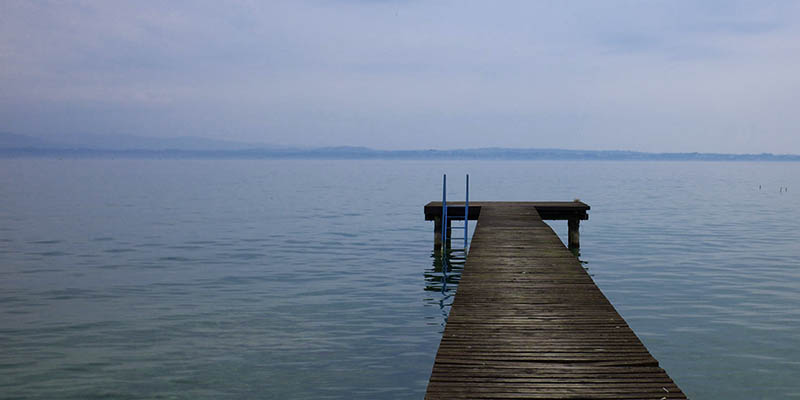
#> input picture Fppl/FPPL Assignments/FPPL_02/lena2.jpg, 800 x 400 px
$ jupyter execute 'FPPL_02 (1).ipynb'
#> lines starting #> are read from the running program, lines starting #| are printed output that depends on the picture; long printed decimals are rounded
$
\begin{array}{ll}
\mathbf{Name:} & \text{Shivraj Vaibhav Jagtap} \\
\mathbf{Roll \ No:} & \text{EN24107060} \\
\mathbf{Class:} & \text{SY - AI\&DS} \\
\mathbf{Subject:} & \text{Python for Visual AI} \\
\end{array}
$

_______________________________________________________________________________________________________________________________________________________

_______________________________________________________________________________________________________________________________________________________

## $Assignment$ $2$:
## Build a tool that analyses an image's histogram and automatically adjusts brightness and contrast for a more balanced result in Python using an image processing library. It has to accept the image as input from the user.

_______________________________________________________________________________________________________________________________________________________

_______________________________________________________________________________________________________________________________________________________

## Step 1: Importing the necessary python libraries

[cell 1]
import numpy as np
import cv2 as cv
import matplotlib.pyplot as plt
from math import log10, sqrt
import skimage
from skimage.metrics import structural_similarity as ssim
import statistics

_______________________________________________________________________________________________________________________________________________________

## Step 2: Loading and reading the image that is to be converted into grayscale

[cell 2]
img=cv.imread("lena2.jpg")
#> img is the input picture: shape (400, 800, 3); mean B, G, R 149.9, 130.5, 117.5

[cell 3]
cv.imwrite("img.jpg",img)
img1= cv.imread("img.jpg")

_______________________________________________________________________________________________________________________________________________________

## Step 3: Converting the image into grayscale using various methods like,
$
\begin{array}{l}
\text{1. Average Method (Arithmetic Mean)} \\
\text{2. Lightness Method} \\
\text{3. Luminosity (Perceptual) Method} \\
\text{4. Luma Method} \\
\end{array}
$

[cell 4]
img_f=img.astype(np.float64)
r,g,b=cv.split(img_f)
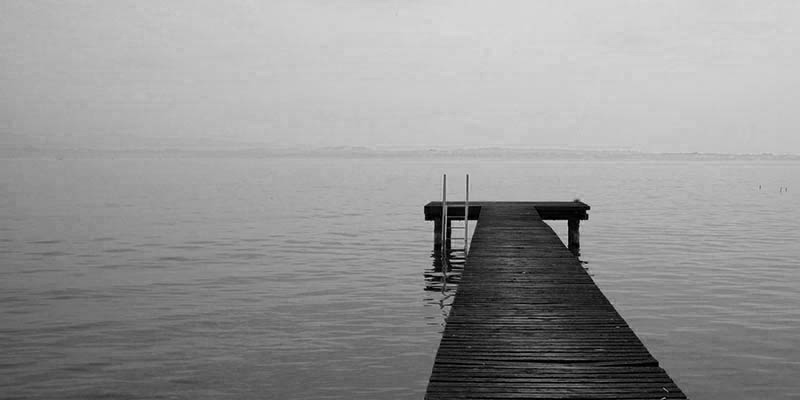
#> r: shape (400, 800) float64; min 0, max 217, mean 149.9
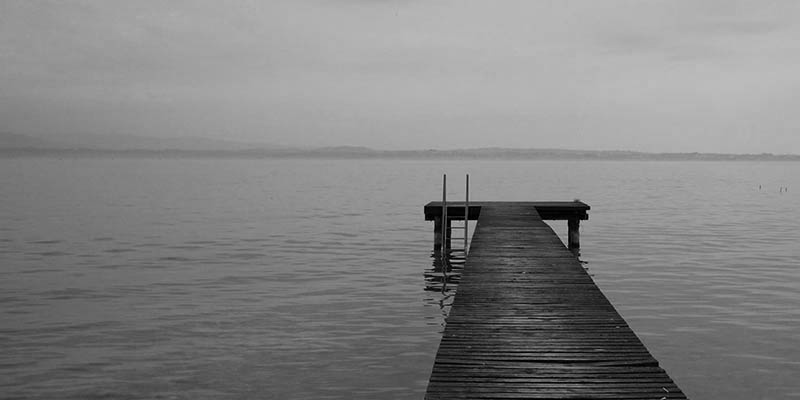
#> g: shape (400, 800) float64; min 0, max 188, mean 130.5
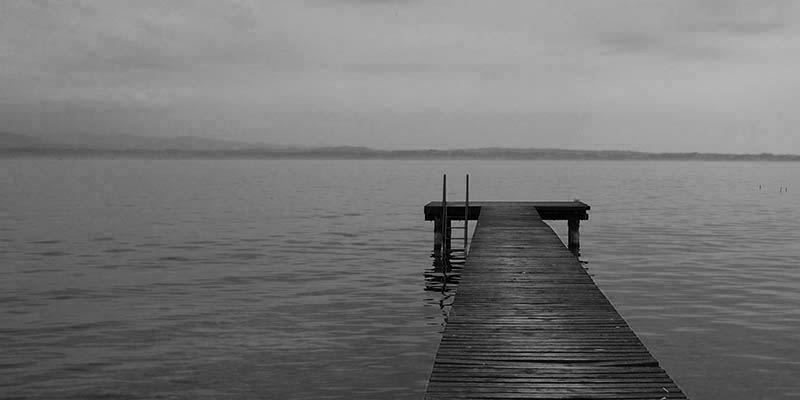
#> b: shape (400, 800) float64; min 0, max 181, mean 117.5
cv.imwrite("img_f.jpg",img_f)
avg=(r+g+b)/3
cv.imwrite("avg_img.jpg",avg)
img2= cv.imread("avg_img.jpg")
#> img2: shape (400, 800, 3); min 0, max 192, mean 132.6

[cell 5]
luminosity=(0.29912*r)+(0.587*g)+(0.114*b)
cv.imwrite("lumi_img.jpg",luminosity)
img3= cv.imread("lumi_img.jpg")
#> img3: shape (400, 800, 3); min 0, max 193, mean 134.9

[cell 6]
luma=(0.2126*r)+(0.715*g)+(0.0722*b)
cv.imwrite("luma_img.jpg",luma)
img4= cv.imread("luma_img.jpg")
#> img4: shape (400, 800, 3); min 0, max 192, mean 133.7

[cell 7]
lightness=(cv.max(r,g,b)+cv.min(r,g,b))/2
cv.imwrite("light_img.jpg",lightness)
img5= cv.imread("light_img.jpg")
#> img5: shape (400, 800, 3); min 0, max 188, mean 129.8

_______________________________________________________________________________________________________________________________________________________

## Step 4: Subplotting all the grayscale converted images

[cell 8]
fig, axs = plt.subplots(1, 5, figsize=(15,8))
axs[0].imshow(img1)
axs[0].set_title('Original Image')
axs[0].axis('off')
axs[1].imshow(img2)
axs[1].set_title('Average Method')
axs[1].axis('off')
axs[2].imshow(img3)
axs[2].set_title('Luminosity Method')
axs[2].axis('off')
axs[3].imshow(img4)
axs[3].set_title('Luma Method')
axs[3].axis('off')
axs[4].imshow(img5)
axs[4].set_title('Lightness Method')
axs[4].axis('off')
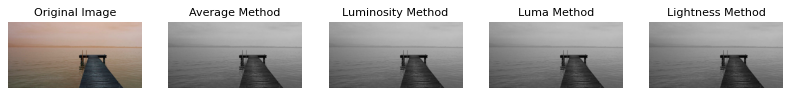
#> figure drawn by matplotlib, 5 panels; B, G, R data is drawn as R, G, B

_______________________________________________________________________________________________________________________________________________________

## Step 5 : Comparing the factors like PSNR, SSIM & Entropy

[cell 9]
def PSNR1 (I, I1):

    mse = np.mean((I - I1)**2)
#> mse = 80.32

    if mse == 0:
        return float('inf') #only possible if both the images are identical
    max_pixel = 255.0
    psnr = 20 * log10(max_pixel / sqrt(mse))
#> psnr = 29.08
    return psnr

print("PSNR of Original and Average:\t",PSNR1(img1,img2))
#| PSNR of Original and Average:	 29.082
print("PSNR of Original and Lumi:\t",PSNR1(img1,img3))
#| PSNR of Original and Lumi:	 29.058
print("PSNR of Original and Luma:\t",PSNR1(img1,img4))
#| PSNR of Original and Luma:	 28.970
print("PSNR of Original and Light:\t",PSNR1(img1,img5))
#| PSNR of Original and Light:	 29.441

[cell 10]
img_e1=skimage.measure.shannon_entropy(img_f)
#> img_e1 = 7.44
print("The Entropy of Original Image is:\t\t",img_e1)
#| The Entropy of Original Image is:		 7.436
img_e2=skimage.measure.shannon_entropy(img2)
#> img_e2 = 7.16
print("The Entropy of Grayscale (Avg) Image is:\t",img_e2)
#| The Entropy of Grayscale (Avg) Image is:	 7.162
img_e3=skimage.measure.shannon_entropy(img3)
#> img_e3 = 7.15
print("The Entropy of Grayscale (Lumi) Image is:\t",img_e3)
#| The Entropy of Grayscale (Lumi) Image is:	 7.154
img_e4=skimage.measure.shannon_entropy(img4)
#> img_e4 = 7.13
print("The Entropy of Grayscale (Luma) Image is:\t",img_e4)
#| The Entropy of Grayscale (Luma) Image is:	 7.128
img_e5=skimage.measure.shannon_entropy(img5)
#> img_e5 = 7.12
print("The Entropy of Grayscale (Light) Image is:\t",img_e5)
#| The Entropy of Grayscale (Light) Image is:	 7.120

[cell 11]
dr=255.0

score1=ssim(img_f,img2,channel_axis=2,data_range=dr)
#> score1 = 0.982
score2=ssim(img_f,img3,channel_axis=2,data_range=dr)
#> score2 = 0.981
score3=ssim(img_f,img4,channel_axis=2,data_range=dr)
#> score3 = 0.98
score4=ssim(img_f,img5,channel_axis=2,data_range=dr)
#> score4 = 0.975
print("SSIM Value of avg_img is:\t",score1)
#| SSIM Value of avg_img is:	 0.9819
print("SSIM Value of lumi_img is:\t",score2)
#| SSIM Value of lumi_img is:	 0.9805
print("SSIM Value of luma_img is:\t",score3)
#| SSIM Value of luma_img is:	 0.9801
print("SSIM Value of light_img is:\t",score4)
#| SSIM Value of light_img is:	 0.9754

_______________________________________________________________________________________________________________________________________________________

## Step 6 :
## Selecting the optimal method of grayscale conversion and fonding the minimum and maximum intensities of the pixels in the gryscale image

[cell 12]
gray=cv.imread("lumi_img.jpg")
plt.imshow(gray)
min_gray=gray.min()
#> min_gray = 0
print("Min value of Gray image is:\t",min_gray)
#| Min value of Gray image is:	 0
max_gray=gray.max()
#> max_gray = 193
print("Max value of Gray image is:\t",max_gray)
#| Max value of Gray image is:	 193

[cell 13]
o_img=cv.imread("img_f.jpg")
min_o=o_img.min()
#> min_o = 0
print("Min value of Original image is:\t",min_o)
#| Min value of Original image is:	 0
max_o=o_img.max()
#> max_o = 217
print("Max value of Original image is:\t",max_o)
#| Max value of Original image is:	 217

_______________________________________________________________________________________________________________________________________________________

## Step 7 :  Linear Scaling Parameters
The scaling factor $\alpha$ (gain) and the offset $\beta$ (bias) are calculated as:

$$ \alpha = \frac{255}{\max_{o} - \min_{o}} $$

$$ \beta = -\alpha \cdot \min_{o} $$

$
\text{This is for stretching a gray image so it uses the full range from pure black (0) to pure white (255), making it look clear and bright.}
$

[cell 14]
alpha=(255/(max_o-min_o))
#> alpha = 1.18
beta=(-alpha)*min_o
#> beta = 0

_______________________________________________________________________________________________________________________________________________________

### Step 8 : Image Transformation
The final pixel values are mapped using the formula:

$$ n_{\text{img}} = (\alpha \cdot o_{\text{img}}) + \beta $$

[cell 15]
n_img=(alpha*o_img)+beta
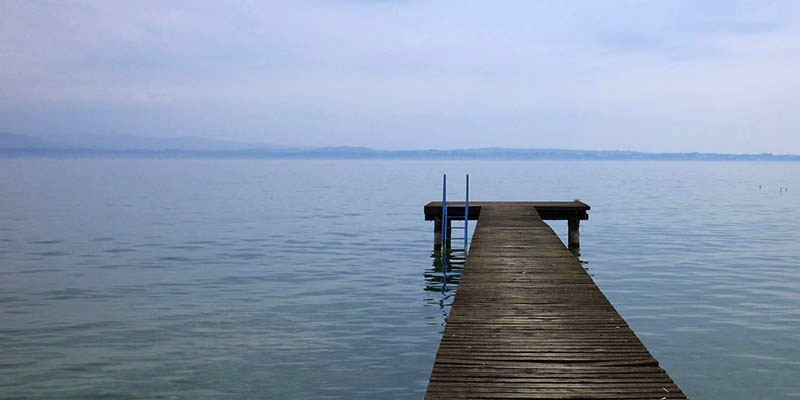
#> n_img: shape (400, 800, 3) float64; mean B, G, R 176.2, 153.4, 138.1
cv.imwrite("new_img.jpg",n_img)
new_img=cv.imread("new_img.jpg")

_______________________________________________________________________________________________________________________________________________________

## Step 9 : Subplotting the original as well as the editted image

[cell 16]
fig, axs = plt.subplots(1, 2, figsize=(15, 10))
axs[0].imshow(new_img)
axs[0].set_title('New Image')
axs[0].axis('off')
axs[1].imshow(o_img)
axs[1].set_title('Original Image')
axs[1].axis('off')
#> figure, not shown here; B, G, R data is drawn as R, G, B

_______________________________________________________________________________________________________________________________________________________

## Step 10 : Subplotting the histograms of original as well as the editted image

[cell 17]
# Original histogram
plt.figure(figsize=(10,4))

plt.subplot(1,2,1)
plt.title("New Image")
plt.hist(new_img.ravel(), 256, range=[0,256])

# Adjusted image histogram
plt.subplot(1,2,2)
plt.title("Original Image")
plt.hist(o_img.ravel(), 256, range=[0,256])

plt.show()
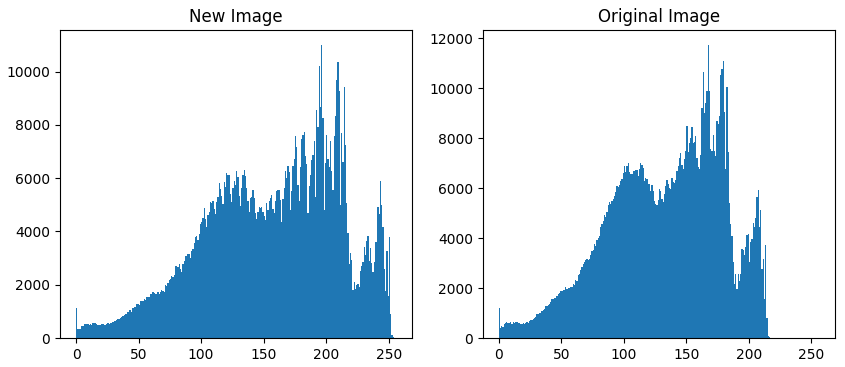
#> figure drawn by matplotlib, 2 panels; panel 1: tallest bar 11010 high, from x = 196 to 197; panel 2: tallest bar 11745 high, from x = 167 to 168
